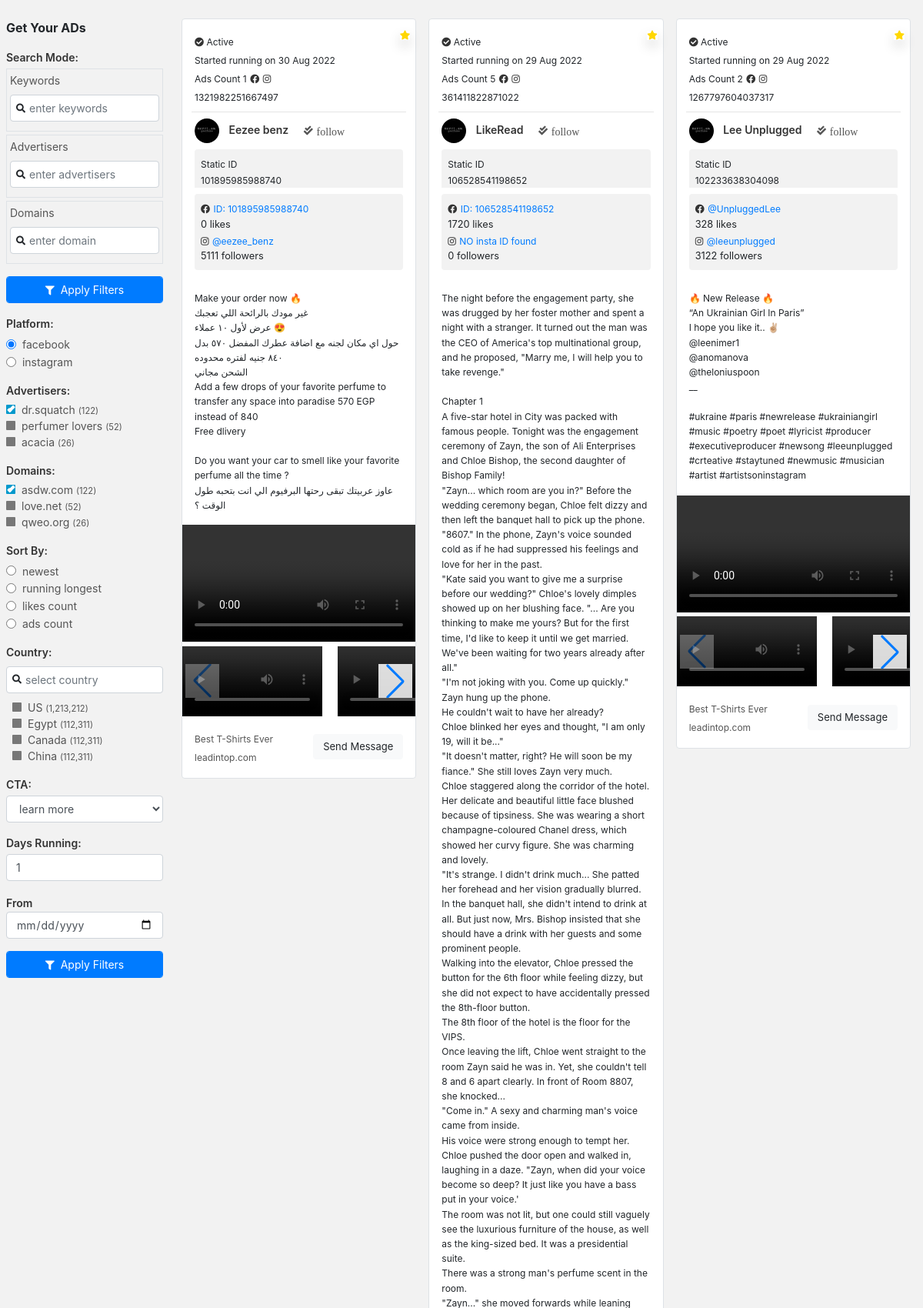
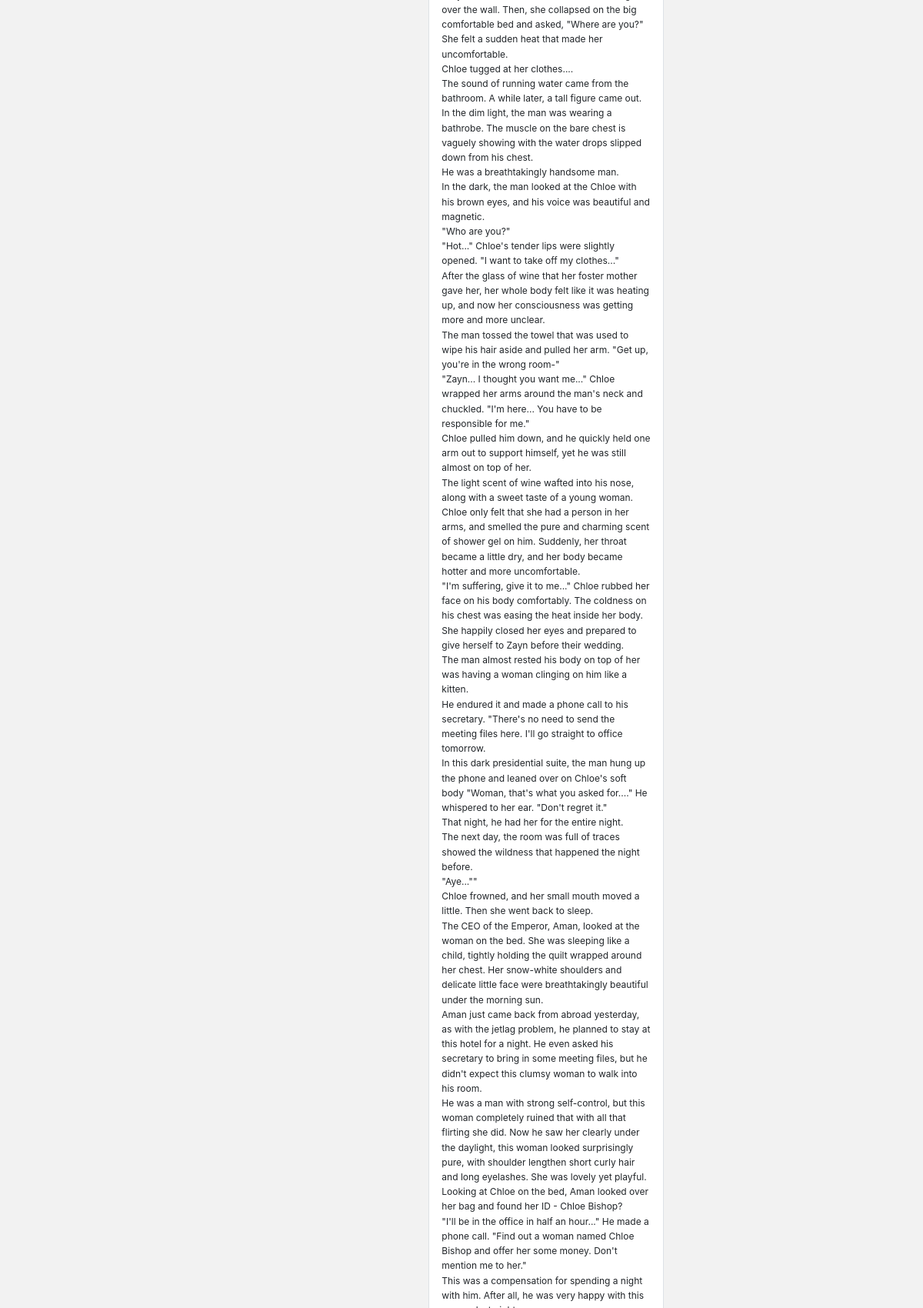
The page / (upper part) on the database its author committed (2 pictures, top to bottom).
### Facebook ADs dashboard/Django app/ad_library_dashboard/ad/models.py (models this page shows)
class Ads(models.Model):
    ad_id = models.TextField(db_column='AD_ID', primary_key=True, blank=True, null=False)  # Field name made lowercase.
    started_date = models.TextField(db_column='Started_date', blank=True, null=True)  # Field name made lowercase.
    profile_pic = models.TextField(blank=True, null=True)
    links = models.TextField(blank=True, null=True)
    videos = models.TextField(blank=True, null=True)
    content = models.TextField(blank=True, null=True)
    footer_text = models.TextField(db_column='Footer_TEXT', blank=True, null=True)  # Field name made lowercase.
    footer_action = models.TextField(db_column='Footer_action', blank=True, null=True)  # Field name made lowercase.
    page_name = models.TextField(db_column='Page_name', blank=True, null=True)  # Field name made lowercase.
    ad_occurance = models.IntegerField(db_column='AD_occurance', blank=True, null=True)  # Field name made lowercase.
    facebook_id = models.TextField(db_column='Facebook_ID', blank=True, null=True)  # Field name made lowercase.
    page_likes = models.IntegerField(db_column='Page_likes', blank=True, null=True)  # Field name made lowercase.
    instgram_id = models.TextField(db_column='instgram_ID', blank=True, null=True)  # Field name made lowercase.
    insta_followers = models.IntegerField(blank=True, null=True)
    static_id = models.TextField(db_column='static_ID', blank=True, null=True)  # Field name made lowercase.
    ads_count = models.IntegerField(db_column='Ads_count', blank=True, null=True)  # Field name made lowercase.
    cumulative_ads_count = models.IntegerField(blank=True, null=True)
    days = models.TextField(blank=True, null=True)
    date = models.TextField(blank=True, null=True)
    hits = models.IntegerField(blank=True, null=True)
    search_term = models.TextField(blank=True, null=True)
    class Meta:
        managed = False
        db_table = 'ads'

### Facebook ADs dashboard/Django app/ad_library_dashboard/ad/views.py (the view)
# urls.py: 2. Add a URL to urlpatterns:  path('', views.home, name='home')
def home(request):
    if request.method == 'POST':
        form = NameForm(request.POST)
    context = {'range':range(3),
               'ads':ALL_ADS[0:6]
    }
    return render(request, 'dashboard/index.html',context)

### Facebook ADs dashboard/Django app/ad_library_dashboard/ad/templates/dashboard/index.html (shortened to what this page needs)
<!DOCTYPE html>
{% load static %}
<html lang="en">
<head>
    <link rel="stylesheet" href="https://cdnjs.cloudflare.com/ajax/libs/twitter-bootstrap/4.5.2/css/bootstrap.css">
    <link rel="stylesheet" href="https://cdn.datatables.net/1.12.1/css/dataTables.bootstrap4.min.css">
    <link rel="stylesheet" href="https://cdn.jsdelivr.net/npm/swiper/swiper-bundle.min.css" />
    <link rel="stylesheet" href="https://pro.fontawesome.com/releases/v5.14.0/css/all.css" />
    <link rel="stylesheet" href="{%static 'blog/style.css' %}">
    <link rel="stylesheet" href="css/style.css">
</head>
<body>
    <main class="d-flex">
        <aside class="py-4 px-2">
            <strong>Get Your ADs</strong>
            <form action="#" method="post">
                <div class="form-group my-3">
                    <span class="my-1 d-block mr-3">Search mode:</span>
                    <div class="p-1 border my-1">
                        <label class="main pl-0 text-capitalize">Keywords
                        </label>
                        <div class="form-group mb-0 my-2" style="position: relative">
                            <input type="text" class="form-control pl-4" name="" placeholder="enter keywords">
                            <i class="fa fa-search"
                                style="position: absolute; font-size: 12px; left: .5rem; top: 50%; transform: translateY(-50%);"></i>
                        </div>
                    </div>
                    <div class="p-1 border my-1">
                        <label class="main pl-0 text-capitalize">Advertisers
                        </label>
                        <div class="form-group mb-0 my-2" style="position: relative">
                            <input type="text" class="form-control pl-4" name="" placeholder="enter advertisers">
                            <i class="fa fa-search"
                                style="position: absolute; font-size: 12px; left: .5rem; top: 50%; transform: translateY(-50%);"></i>
                        </div>
                    </div>
                    <div class="p-1 border my-1">
                        <label class="main pl-0 text-capitalize">Domains
                        </label>
                        <div class="form-group mb-0 my-2" style="position: relative">
                            <input type="text" class="form-control pl-4" name="" placeholder="enter domain">
                            <i class="fa fa-search"
                                style="position: absolute; font-size: 12px; left: .5rem; top: 50%; transform: translateY(-50%);"></i>
                        </div>
                    </div>
                </div>
                <div class="form-group mt-0 mb-3">
                    <button class="btn btn-primary form-control" style="font-size: 14px; text-transform: capitalize;"
                        type="submit"><i style="font-size: 12px" class="fa fa-filter mr-1"></i> Apply filters</button>
                </div>
                <div class="form-group my-3">
                    <span class="my-1 d-block mr-3">platform:</span>
                    <label class="form-check-label">
                        <input type="radio" class="form-check-input" name="platform" value="facebook" checked>
                        facebook
                    </label>
                    <label class="form-check-label">
                        <input type="radio" class="form-check-input" name="platform" value="instagram">
                        instagram
                    </label>
                </div>
                <div class="form-group my-3">
                    <span class="my-1 d-block mr-3">advertisers:</span>
                    <label class="main">dr.squatch <small>(122)</small>
                        <span class="geekmark"></span>
                    </label>
                    <label class="main">perfumer lovers <small>(52)</small>
                        <span class="geekmark"></span>
                    </label>
                    <label class="main">acacia <small>(26)</small>
                        <span class="geekmark"></span>
                    </label>
                </div>
                <div class="form-group my-3">
                    <span class="my-1 d-block mr-3">domains:</span>
                    <label class="main">asdw.com <small>(122)</small>
                        <span class="geekmark"></span>
                    </label>
                    <label class="main">love.net <small>(52)</small>
                        <span class="geekmark"></span>
                    </label>
                    <label class="main">qweo.org <small>(26)</small>
                        <span class="geekmark"></span>
                    </label>
                </div>
                <div class="form-group my-3">
                    <span class="my-1 d-block mr-3">sort by:</span>
                    <label class="form-check-label">
                        <input type="radio" class="form-check-input" name="sort" value="">
                        newest
                    </label>
                    <label class="form-check-label">
                        <input type="radio" class="form-check-input" name="sort" value="">
                        running longest
                    </label>
                    <label class="form-check-label">
                        <input type="radio" class="form-check-input" name="sort" value="">
                        likes count
                    </label>
                    <label class="form-check-label">
                        <input type="radio" class="form-check-input" name="sort" value="">
                        ads count
                    </label>
                </div>
                <div class="form-group my-3">
                    <span class="my-1 d-block mr-3">country:</span>
                    <div class="form-group mb-0 my-2" style="position: relative">
                        <input type="text" class="form-control pl-4" name="" placeholder="select country">
                        <i class="fa fa-search"
                            style="position: absolute; font-size: 12px; left: .5rem; top: 50%; transform: translateY(-50%);"></i>
                    </div>
                    <div class="px-2">
                        <label class="main text-capitalize">US <small>(1,213,212)</small>
                            <span class="geekmark"></span>
                        </label>
                        <label class="main text-capitalize">Egypt <small>(112,311)</small>
                            <span class="geekmark"></span>
                        </label>
                        <label class="main text-capitalize">Canada <small>(112,311)</small>
                            <span class="geekmark"></span>
                        </label>
                        <label class="main text-capitalize">china <small>(112,311)</small>
                            <span class="geekmark"></span>
                        </label>
                    </div>
                </div>
                <div class="form-group my-3">
                    <span class="my-1 d-block mr-3">CTA:</span>
                    <select class="form-control" name="">
                        <option value="learn more">learn more</option>
                    </select>
                </div>
                <div class="form-group my-3">
                    <span class="my-1 d-block mr-3">Days running:</span>
                    <input type="number" min="1" value="1" name="" class="form-control">
                </div>
                <div class="form-group my-3">
                    <div>
                        <span>From</span>
                        <input type="date" id="txtDate1" class="form-control">
                    </div>
                </div>
                <div class="form-group mt-0 mb-3">
                    <button class="btn btn-primary form-control" style="font-size: 14px; text-transform: capitalize;"
                        type="submit"><i style="font-size: 12px" class="fa fa-filter mr-1"></i> Apply filters</button>
                </div>
            </form>
        </aside>
        <section class="ads py-4 px-2">
            <div class="container">
                <div class="row">
                    {% for post in ads %}
                    <div
                        class="ad col-xl-4 col-lg-6 offset-lg-0 col-md-8 offset-md-2 col-sm-10 offset-sm-1 offset-1 col-10">
                        <div class="mx-2 bg-white rounded border py-3 px-0">
                            <i class="fa fa-star fav faved shadow"></i>
                            <div class="px-3">
                                <span><i class="fa fa-check-circle"></i> Active</span>
                            </div>
                            <div class="px-3">
                                <span>Started running on {{post.started_date}}</span>
                            </div>
                            <div class="px-3 plat">
                                <span>Ads Count {{post.ads_count}}</span> <a href="#"><i
                                        class="fab fa-facebook"></i></a> <a href="#"><i
                                        class="fab fa-instagram"></i></a>
                            </div>
                            <div class="px-3">
                                <span>{{post.ad_id}}</span>
                            </div>
                            <hr class="my-2 mx-auto" style="width: 92%" />
                            <div class="profile px-3">
                                <img width="32" height="32" class="rounded-circle"
                                    src="media/298605744_2663001687166553_2581789905054249179_n.jpg">
                                <span class="px-2">{{post.page_name}} <i
                                        class="fa fa-check-double follow"><small>follow</small></i></span>
                            </div>
                            <div class="facebook rounded-top pt-2 mt-2 mx-3 px-2"> <span>Static ID
                                    {{post.static_id}}</span> </div>
                            <div class="facebook rounded-top pt-2 mt-2 mx-3 px-2">
                                <i class="fab fa-facebook"></i> <a href="#">
                                    <span>{{post.facebook_id}}</span></a>
                                <small>{{post.page_likes}} likes</small>
                            </div>
                            <div class="instagram rounded-bottom mb-2 pb-2 mx-3 px-2">
                                <i class="fab fa-instagram"></i> <a href="#">
                                    <span>{{post.instgram_id}}</span></a>
                                <small>{{post.insta_followers}} followers </small>
                            </div>
                            <p class="px-3">
                                {{post.content}}
                            </p>
                            <video controls style="width:100%">
                                <source src="media/297641839_1201083240460272_7933649554156909768_n.mp4"
                                    type="video/mp4">
                            </video>
                            <div class="swiper mySwiper">
                                <div class="swiper-wrapper">
                                    <div class="swiper-slide">
                                        <video controls style="width:100%">
                                            <source src="media/297641839_1201083240460272_7933649554156909768_n.mp4"
                                                type="video/mp4">
                                        </video>
                                    </div>
                                    <div class="swiper-slide">
                                        <video controls style="width:100%">
                                            <source src="media/297641839_1201083240460272_7933649554156909768_n.mp4"
                                                type="video/mp4">
                                        </video>
                                    </div>
                                </div>
                                <div class="swiper-button-prev"></div>
                                <div class="swiper-button-next"></div>
                            </div>
                            <div class="footer mt-3 px-3">
                                <div>
                                    <div>
                                        <a href="#" style="text-decoration: none; color: #555;">
                                            <span class="text-capitalize">{{post.footer}}Best t-shirts ever</span>
                                        </a>
                                    </div>
                                    <div>
                                        <a href="#" style="text-decoration: none; color: #555;">
                                            <span class="text-lowercase">{{domain}}leadintop.com</span>
                                        </a>
                                    </div>
                                </div>
                                <button type="button" class="btn btn-light">{{action}}Send Message</button>
                            </div>
                        </div>
                    </div>
                    {% endfor %}
                </div>
            </div>
        </section>
    </main>
</body>
</html>

### rows shown on the page
Ads: started_date "30 Aug 2022", ads_count "1", ad_id "1321982251667497", page_name "Eezee benz", static_id "101895985988740", facebook_id "ID: 101895985988740", page_likes "0", instgram_id "@eezee_benz", insta_followers "5111", content "Make your order now 🔥 غير مودك بالرائحة اللي تعجبك عرض لأول ١٠ عملاء 😍 حول اي مكان لجنه مع اضافة عطرك المفضل ٥٧٠ بدل ٨٤٠ جنيه لفتره محدوده الشحن مجاني Add a few drops of your favorite perfume to transfer any space into paradise 570 EGP instead of 840 Free dlivery Do you want your car to smell like your favorite perfume all the time ? عاوز عربيتك تبقى رحتها البرفيوم الي انت بتحبه طول الوقت ؟"
Ads: started_date "29 Aug 2022", ads_count "5", ad_id "361411822871022", page_name "LikeRead", static_id "106528541198652", facebook_id "ID: 106528541198652", page_likes "1720", instgram_id "NO insta ID found", insta_followers "0"
Ads: started_date "29 Aug 2022", ads_count "2", ad_id "1267797604037317", page_name "Lee Unplugged", static_id "102233638304098", facebook_id "@UnpluggedLee", page_likes "328", instgram_id "@leeunplugged", insta_followers "3122", content "🔥 New Release 🔥 “An Ukrainian Girl In Paris” I hope you like it.. ✌🏼 @leenimer1 @anomanova @theloniuspoon __ #ukraine #paris #newrelease #ukrainiangirl #music #poetry #poet #lyricist #producer #executiveproducer #newsong #leeunplugged #crteative #staytuned #newmusic #musician #artist #artistsoninstagram"
